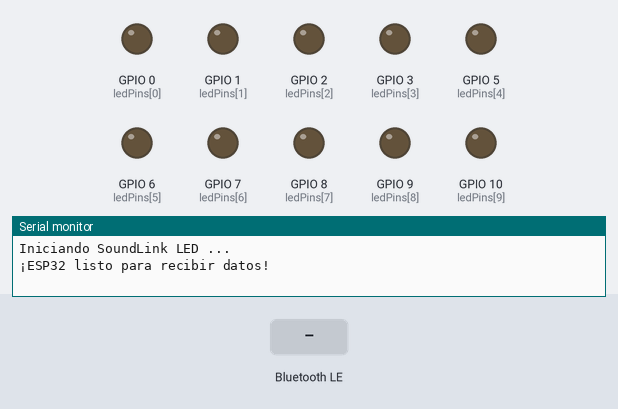
Simulated run of this sketch. Board: ESP32. Shown: output pins drawn as LEDs (lit = HIGH), the last lines printed to the serial monitor. The test bench sets the inputs (shaded band). Nothing arrives over Bluetooth unless stated; a phone connects over Bluetooth LE 3 s after start.

Above: at 1.2 s.
1.3 s: Bluetooth LE write "90" received
At 2.3 s:
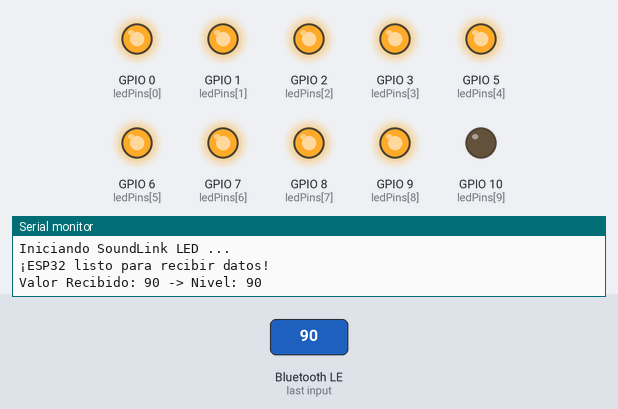
2.8 s: Bluetooth LE write "200" received
At 3.6 s:
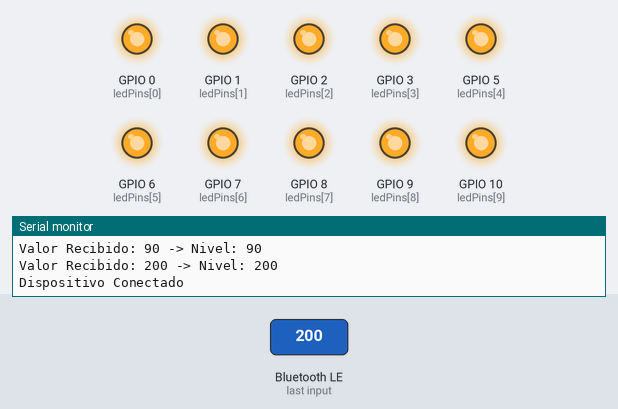
4.3 s: Bluetooth LE write "5" received
At 4.9 s:
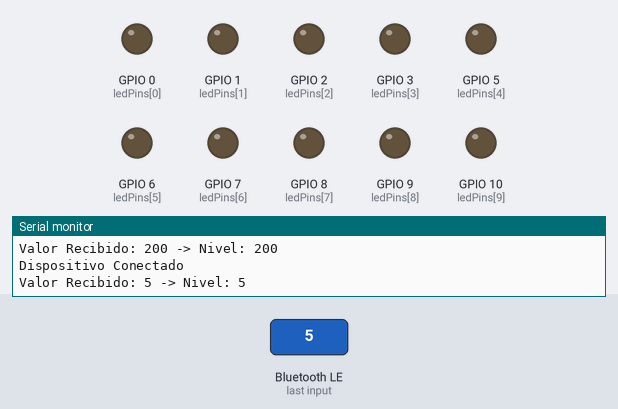
Timing chart, 0 to 7.3 s (numbered marks = the images above; inputs shaded):
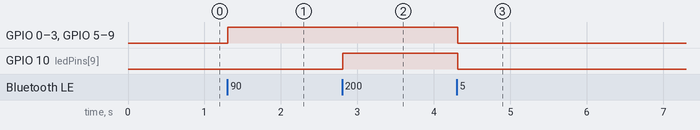

The sketch:

SoundLink_LED.ino.ino
```cpp
#include <BLEDevice.h>
#include <BLEUtils.h>
#include <BLEServer.h>

// --- CONFIGURACIÓN ---
#define SERVICE_UUID "12345678-1234-1234-1234-1234567890ab"
#define CHAR_UUID    "87654321-4321-4321-4321-0987654321ab"

const int NUM_LEDS = 10;
const int ledPins[NUM_LEDS] = {0, 1, 2, 3, 5, 6, 7, 8, 9, 10};
volatile int audioLevel = 0;
bool deviceConnected = false;

// --- CALLBACKS DE BLE (VERSIÓN SIMPLIFICADA) ---
class MyCharacteristicCallbacks: public BLECharacteristicCallbacks {
    void onWrite(BLECharacteristic *pCharacteristic) {
        // Obtenemos el valor directamente. La librería lo entrega como un String de Arduino.
        String value = pCharacteristic->getValue();

        if (value.length() > 0) {
            // Convertimos directamente el valor de texto a un número entero.
            audioLevel = value.toInt();

            // Imprimimos en el monitor serie para confirmar que todo va bien.
            Serial.print("Valor Recibido: ");
            Serial.print(value);
            Serial.print(" -> Nivel: ");
            Serial.println(audioLevel);
        }
    }
};

class MyServerCallbacks: public BLEServerCallbacks {
    void onConnect(BLEServer* pServer) {
      deviceConnected = true;
      Serial.println("Dispositivo Conectado");
    }
    void onDisconnect(BLEServer* pServer) {
      deviceConnected = false;
      Serial.println("Dispositivo Desconectado");
      pServer->getAdvertising()->start();
    }
};

// --- FUNCIÓN DE CONFIGURACIÓN ---
void setup() {
  Serial.begin(115200);
  Serial.println("Iniciando SoundLink LED ...");

  for (int i = 0; i < NUM_LEDS; i++) {
    pinMode(ledPins[i], OUTPUT);
    digitalWrite(ledPins[i], LOW);
  }

  BLEDevice::init("ESP32_VUMETER");
  BLEServer *pServer = BLEDevice::createServer();
  pServer->setCallbacks(new MyServerCallbacks());
  BLEService *pService = pServer->createService(SERVICE_UUID);
  BLECharacteristic *pCharacteristic = pService->createCharacteristic(
                                         CHAR_UUID,
                                         BLECharacteristic::PROPERTY_WRITE
                                       );
  pCharacteristic->setCallbacks(new MyCharacteristicCallbacks());

  pService->start();
  BLEAdvertising *pAdvertising = BLEDevice::getAdvertising();
  pAdvertising->addServiceUUID(SERVICE_UUID);
  pAdvertising->setScanResponse(true);
  BLEDevice::startAdvertising();

  Serial.println("¡ESP32 listo para recibir datos!");
}

// --- BUCLE PRINCIPAL ---
void loop() {
  updateVumeter(audioLevel);
  delay(20);
}

// --- FUNCIÓN PARA ACTUALIZAR LOS LEDS ---
void updateVumeter(int level) {
  int ledsToLight = map(level, 0, 100, 0, NUM_LEDS);
  for(int i = 0; i < NUM_LEDS; i++) {
    if(i < ledsToLight) {
      digitalWrite(ledPins[i], HIGH);
    } else {
      digitalWrite(ledPins[i], LOW);
    }
  }
}
```

Measured:
- after the input at 1.3 s, GPIO 0 (ledPins[0]), GPIO 1 (ledPins[1]), GPIO 2 (ledPins[2]), GPIO 3 (ledPins[3]), GPIO 5 (ledPins[4]), GPIO 6 (ledPins[5]), GPIO 7 (ledPins[6]), GPIO 8 (ledPins[7]), GPIO 9 (ledPins[8]): LOW → HIGH at once
- after the input at 2.8 s, GPIO 10 (ledPins[9]): LOW → HIGH at once
- after the input at 4.3 s, GPIO 0 (ledPins[0]), GPIO 1 (ledPins[1]), GPIO 2 (ledPins[2]), GPIO 3 (ledPins[3]), GPIO 5 (ledPins[4]), GPIO 6 (ledPins[5]), GPIO 7 (ledPins[6]), GPIO 8 (ledPins[7]), GPIO 9 (ledPins[8]), GPIO 10 (ledPins[9]): HIGH → LOW at once
